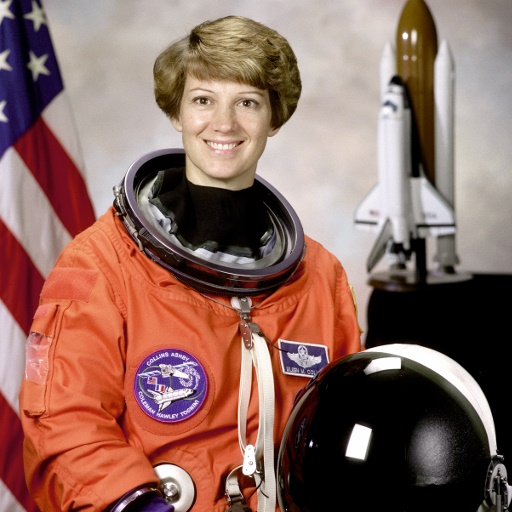
#> input picture _10_ComputerVision/Section2/codes/image.jpg, 512 x 512 px
$ python harris.py
#> lines starting #> are read from the running program, lines starting #| are printed output that depends on the picture
from matplotlib import pyplot as plt

from skimage import data, io
from skimage.feature import corner_harris, corner_subpix, corner_peaks
from skimage.color import rgb2gray

image = io.imread('image.jpg')
#> image is the input picture: shape (512, 512, 3); mean R, G, B 141.6, 105.8, 96.5
image = rgb2gray(image)
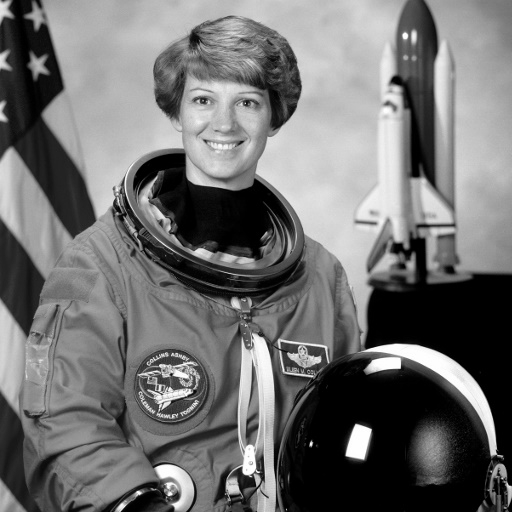
#> image: shape (512, 512) float64; min 0, max 1, mean 0.442
coords = corner_peaks(corner_harris(image), min_distance=5)
#> coords = 1241 pairs, first value 7 to 505, second value 5 to 506
coords_subpix = corner_subpix(image, coords, window_size=13)
#> coords_subpix = 1241 rows, first 8: [443.5, 310.6], [368.1, 400.2], [455.6, 344.9], [428.5, 371.4], [454.7, 494.1], [423.2, 354.9], [466.4, 241.1], [373.3, 170.8]

fig, ax = plt.subplots()
ax.imshow(image, interpolation='nearest', cmap=plt.cm.gray)
ax.plot(coords[:, 1], coords[:, 0], '.b', markersize=3)
ax.plot(coords_subpix[:, 1], coords_subpix[:, 0], '+r', markersize=15)
ax.axis((0, 350, 350, 0))
plt.show()
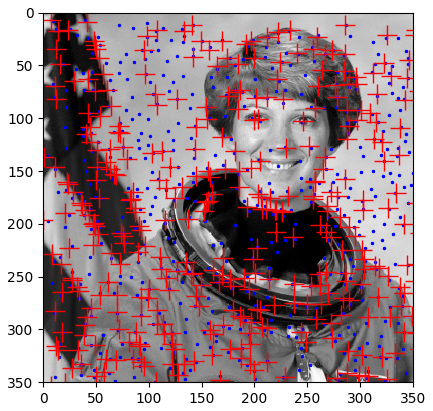
#> figure drawn by matplotlib, 1 panel
